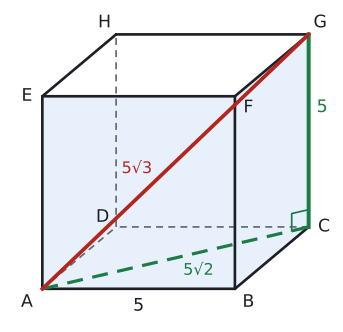

Python code for this plot:
import sys; sys.path.insert(0, "tools")
from cizim import *

# Eğik izdüşüm: genişlik (x) ve yükseklik (z) gerçek ölçüde, derinlik (y) yarıya kısaltılmış ve 40° eğik.
KD, TETA = 0.5, np.radians(40)
CX, SY = KD * np.cos(TETA), KD * np.sin(TETA)
GOZ = np.array([CX, -1.0, SY])  # bakan göze doğru yön

def P(p):
    x, y, z = p
    return np.array([x + CX * y, z + SY * y])

def prizma(ax, taban, v, renkler=None, lw=2.0):
    """taban: dışbükey çokgenin 3B köşeleri, v: öteleme vektörü (yanal ayrıt). Görünmeyen ayrıtlar kesikli."""
    taban = [np.array(t, float) for t in taban]; v = np.array(v, float); n = len(taban)
    ust = [t + v for t in taban]; merkez = sum(taban) / n + v / 2
    yuzler = [list(range(n)), list(range(n, 2 * n))] + [[i, (i + 1) % n, n + (i + 1) % n, n + i] for i in range(n)]
    kose = taban + ust; gorunur = []
    for y in yuzler:
        a, b, c = kose[y[0]], kose[y[1]], kose[y[2]]
        nor = np.cross(b - a, c - a)
        if np.dot(nor, sum(kose[i] for i in y) / len(y) - merkez) < 0: nor = -nor
        gorunur.append(np.dot(nor, GOZ) > 1e-9)
    renkler = renkler or {}
    for k, y in enumerate(yuzler):
        if k in renkler and gorunur[k]:
            ax.add_patch(patches.Polygon([P(kose[i]) for i in y], closed=True, facecolor=renkler[k], edgecolor="none", zorder=1))
    kenarlar = {}
    for k, y in enumerate(yuzler):
        for j in range(len(y)):
            e = tuple(sorted((y[j], y[(j + 1) % len(y)])))
            kenarlar[e] = kenarlar.get(e, False) or gorunur[k]
    for (i, j), g in kenarlar.items():
        a, b = P(kose[i]), P(kose[j])
        if g: ax.plot([a[0], b[0]], [a[1], b[1]], color=YAZI, lw=lw, zorder=4, solid_capstyle="round")
        else: ax.plot([a[0], b[0]], [a[1], b[1]], color=SOLUK, lw=1.3, ls=(0, (4, 3)), zorder=2)
    return kose

def cizgi(ax, p, q, renk=KIRMIZI, lw=2.4, ls="-", z=5):
    a, b = P(p), P(q); ax.plot([a[0], b[0]], [a[1], b[1]], color=renk, lw=lw, ls=ls, zorder=z)

def yaz(ax, p, s, dx=0.0, dy=0.0, renk=YAZI, boy=13, **kw):
    q = P(p); ax.text(q[0] + dx, q[1] + dy, s, ha=kw.pop("ha", "center"), va=kw.pop("va", "center"), color=renk, fontsize=boy, zorder=7, **kw)

def dik(ax, k, u, w, r=0.4, renk=YAZI):
    k, u, w = np.array(k, float), np.array(u, float), np.array(w, float)
    u = u / np.linalg.norm(u); w = w / np.linalg.norm(w)
    pts = [P(k + r * u), P(k + r * u + r * w), P(k + r * w)]
    ax.plot([p[0] for p in pts], [p[1] for p in pts], color=renk, lw=1.3, zorder=6)


def kup(ax, a, renkler=None, adlar=True, boy=13):
    k = prizma(ax, [(0, 0, 0), (a, 0, 0), (a, a, 0), (0, a, 0)], (0, 0, a), renkler=renkler)
    if adlar:
        s = a / 4
        kay = [(-0.08, -0.07), (0.07, -0.07), (0.08, 0.0), (-0.07, 0.05), (-0.08, 0.0), (0.07, -0.06), (0.06, 0.06), (-0.06, 0.06)]
        for p, ad, (dx, dy) in zip(k, "ABCDEFGH", kay): yaz(ax, p, ad, dx * s * 4, dy * s * 4, boy=boy)
    return k

def izgara(ax, a, n, renk=SOLUK):
    for i in range(1, n):
        t = a * i / n
        for p, q in (((t, 0, 0), (t, 0, a)), ((0, 0, t), (a, 0, t)), ((a, 0, t), (a, a, t)), ((a, t, 0), (a, t, a)), ((t, 0, a), (t, a, a)), ((0, t, a), (a, t, a))):
            cizgi(ax, p, q, renk=renk, lw=0.9, z=3)

# Ayrıtı 5 olan küp: yüzey köşegeni AC (yeşil), cisim köşegeni AG (kırmızı)
a = 5
fig, ax = sekil(4.4, 4.3)
kup(ax, a, renkler={2: MAVI_ACIK, 3: MAVI_ACIK})
cizgi(ax, (0, 0, 0), (a, a, 0), renk=YESIL, lw=2.4, ls=(0, (5, 3)))
cizgi(ax, (a, a, 0), (a, a, a), renk=YESIL, lw=3)
cizgi(ax, (0, 0, 0), (a, a, a), renk=KIRMIZI, lw=2.8)
dik(ax, (a, a, 0), (0, 0, 1), (-1, -1, 0), r=0.45, renk=YESIL)
yaz(ax, (a / 2, 0, 0), "5", dy=-0.45)
yaz(ax, (a, a, a * 0.62), "5", dx=0.35, renk=YESIL)
yaz(ax, (a * 0.55, a * 0.55, 0), "5√2", dx=0.25, dy=-0.4, renk=YESIL, boy=12)
yaz(ax, (a * 0.42, a * 0.42, a * 0.42), "5√3", dx=-0.45, dy=0.35, renk=KIRMIZI, boy=12)
ax.set_xlim(-0.9, 7.6); ax.set_ylim(-0.9, 7.3)
ax.set_aspect("equal"); ax.axis("off")
kaydet(fig, __file__)
